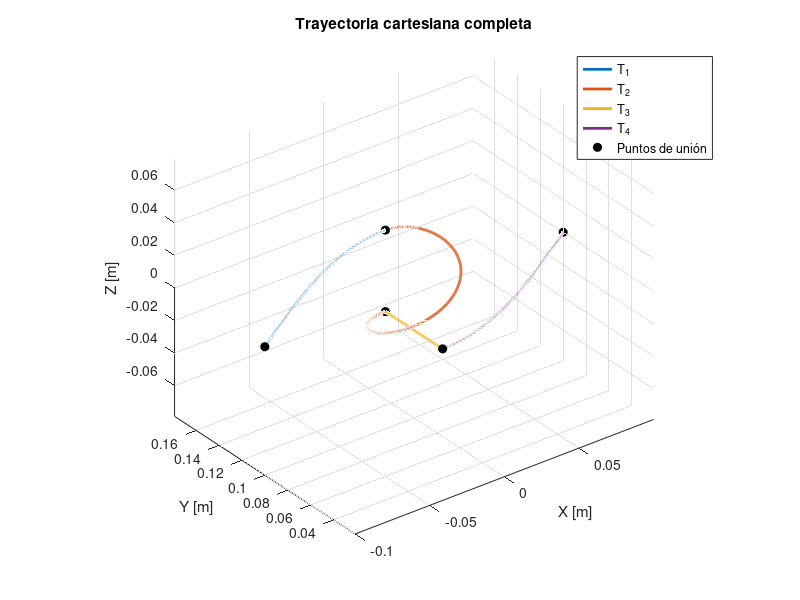
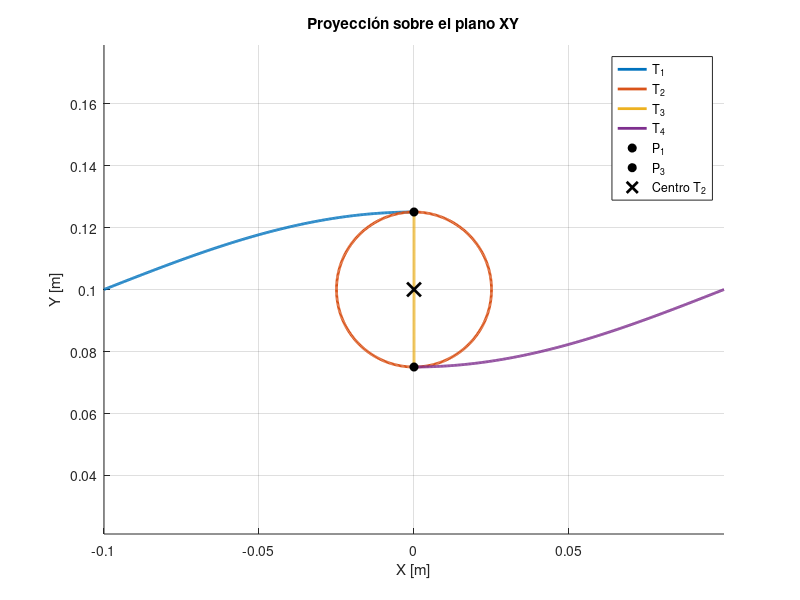
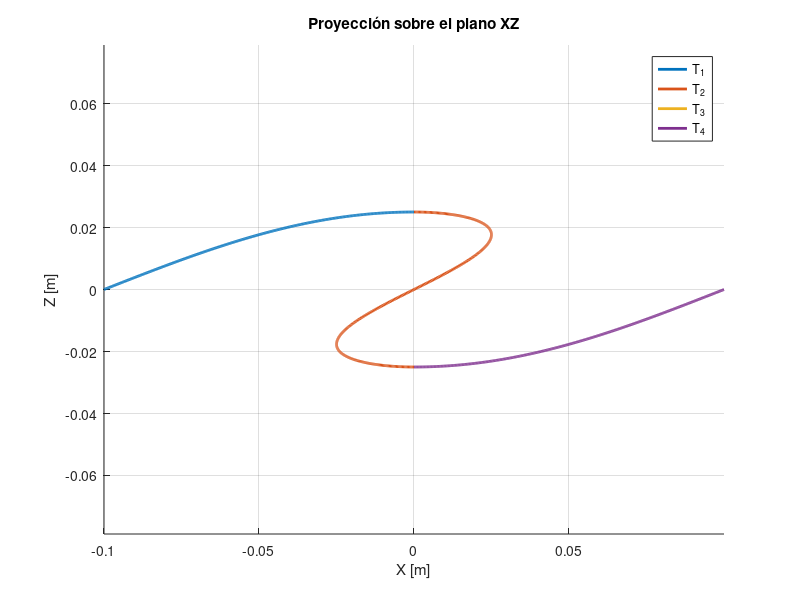
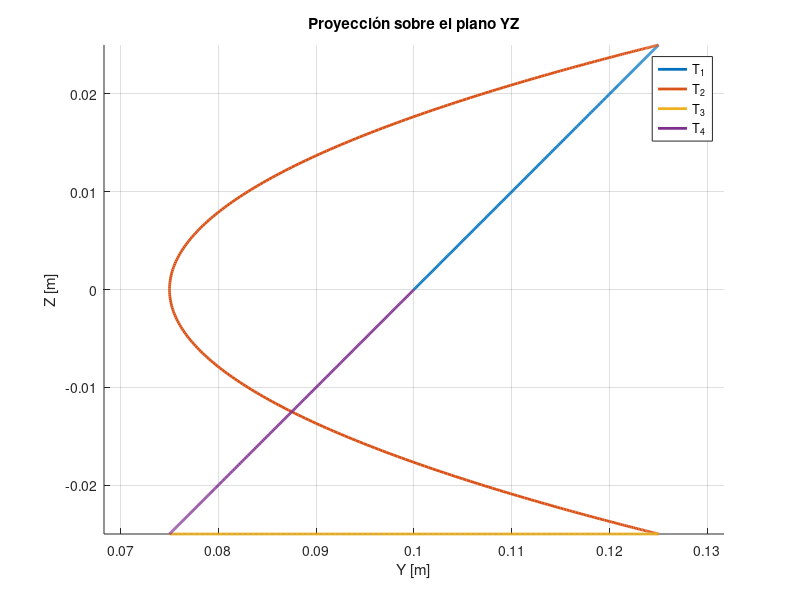

MATLAB code to generate these figures, in order:
function [x, y, z, trayectorias] = TrayectoriaCartesiana(P0, graficar)

%% Trayectoria cartesiana por 4 tramos

%% ============================================================
% PARÁMETROS
% =============================================================

L = 0.10;      % Longitud recorrida por T1 y T4 [m]
R = 0.025;      % Radio / amplitud [m]
H = 2*R;       % Descenso total de T2 [m]

N = 400;       % Cantidad de puntos por tramo

% Punto inicial de toda la trayectoria
if nargin < 1 || isempty(P0)
    P0 = [-L, 4*R, 0];
end

% Control de graficación
if nargin < 2 || isempty(graficar)
    graficar = true;
end


%% ============================================================
% T1
%
% Avance L en X.
% Cuarto de onda sinusoidal en Y y Z.
%
% P0 = [-L, 0, 0]
% P1 = [ 0, R, R]
% =============================================================

theta1 = linspace(0, pi/2, N);

xT1 = P0(1) + (2*L/pi)*theta1;
yT1 = P0(2) + R*sin(theta1);
zT1 = P0(3) + R*sin(theta1);

P1 = [xT1(end), yT1(end), zT1(end)];


%% ============================================================
% T2
%
% Circunferencia completa en XY.
%
% P1 es el punto superior.
% La circunferencia está ubicada "hacia abajo".
%
% Centro XY:
% C2 = [P1_x, P1_y - R]
%
% T2 sale tangente a T1 en dirección +X.
%
% Simultáneamente desciende H en Z.
% =============================================================

theta2 = linspace(0, 2*pi, N);

xT2 = P1(1) + R*sin(theta2);

yT2 = P1(2) ...
    - R ...
    + R*cos(theta2);

zT2 = P1(3) ...
    - (H/2)*(1 - cos(theta2/2));

P2 = [xT2(end), yT2(end), zT2(end)];


%% ============================================================
% T3
%
% Desplazamiento recto de -2R en Y.
%
% Su punto final coincide, proyectado en XY,
% con el punto inferior de la circunferencia T2.
% =============================================================

s3 = linspace(0, 1, N);

xT3 = P2(1)*ones(size(s3));

yT3 = P2(2) ...
    - 2*R*s3;

zT3 = P2(3)*ones(size(s3));

P3 = [xT3(end), yT3(end), zT3(end)];


%% ============================================================
% T4
%
% Avance L en X.
%
% Incremento R en Y y Z con concavidad opuesta a T1.
% =============================================================

theta4 = linspace(0, pi/2, N);

xT4 = P3(1) ...
    + (2*L/pi)*theta4;

yT4 = P3(2) ...
    + R*(1 - cos(theta4));

zT4 = P3(3) ...
    + R*(1 - cos(theta4));

P4 = [xT4(end), yT4(end), zT4(end)];


%% ============================================================
% CONCATENACIÓN
% =============================================================

x = [ ...
    xT1, ...
    xT2(2:end), ...
    xT3(2:end), ...
    xT4(2:end) ...
];

y = [ ...
    yT1, ...
    yT2(2:end), ...
    yT3(2:end), ...
    yT4(2:end) ...
];

z = [ ...
    zT1, ...
    zT2(2:end), ...
    zT3(2:end), ...
    zT4(2:end) ...
];


% Estructura con cada tramo de la trayectoria
trayectorias = struct();
trayectorias.T1 = struct('x', xT1, 'y', yT1, 'z', zT1);
trayectorias.T2 = struct('x', xT2, 'y', yT2, 'z', zT2);
trayectorias.T3 = struct('x', xT3, 'y', yT3, 'z', zT3);
trayectorias.T4 = struct('x', xT4, 'y', yT4, 'z', zT4);

if graficar

%% ============================================================
% GRÁFICO 3D
% =============================================================

figure;
hold on;
grid on;
axis equal;

plot3(xT1, yT1, zT1, 'LineWidth',2);
plot3(xT2, yT2, zT2, 'LineWidth',2);
plot3(xT3, yT3, zT3, 'LineWidth',2);
plot3(xT4, yT4, zT4, 'LineWidth',2);

% Puntos característicos
P = [
    P0;
    P1;
    P2;
    P3;
    P4
];

plot3( ...
    P(:,1), ...
    P(:,2), ...
    P(:,3), ...
    'ko', ...
    'MarkerFaceColor','k', ...
    'MarkerSize',6 ...
);

xlabel('X [m]');
ylabel('Y [m]');
zlabel('Z [m]');

title('Trayectoria cartesiana completa');

legend( ...
    'T_1', ...
    'T_2', ...
    'T_3', ...
    'T_4', ...
    'Puntos de unión', ...
    'Location','best' ...
);

view(3);


%% ============================================================
% PROYECCIÓN XY
% =============================================================

figure;
hold on;
grid on;
axis equal;

plot(xT1, yT1, 'LineWidth',2);
plot(xT2, yT2, 'LineWidth',2);
plot(xT3, yT3, 'LineWidth',2);
plot(xT4, yT4, 'LineWidth',2);

plot(P1(1), P1(2), ...
    'ko', 'MarkerFaceColor','k');

plot(P3(1), P3(2), ...
    'ko', 'MarkerFaceColor','k');

% Centro de la circunferencia
C2 = [
    P1(1), ...
    P1(2) - R
];

plot(C2(1), C2(2), ...
    'kx', ...
    'LineWidth',2, ...
    'MarkerSize',10);

xlabel('X [m]');
ylabel('Y [m]');

title('Proyección sobre el plano XY');

legend( ...
    'T_1', ...
    'T_2', ...
    'T_3', ...
    'T_4', ...
    'P_1', ...
    'P_3', ...
    'Centro T_2', ...
    'Location','best' ...
);


%% ============================================================
% PROYECCIÓN XZ
% =============================================================

figure;
hold on;
grid on;
axis equal;

plot(xT1, zT1, 'LineWidth',2);
plot(xT2, zT2, 'LineWidth',2);
plot(xT3, zT3, 'LineWidth',2);
plot(xT4, zT4, 'LineWidth',2);

xlabel('X [m]');
ylabel('Z [m]');

title('Proyección sobre el plano XZ');

legend('T_1','T_2','T_3','T_4');


%% ============================================================
% PROYECCIÓN YZ
% =============================================================

figure;
hold on;
grid on;
axis equal;

plot(yT1, zT1, 'LineWidth',2);
plot(yT2, zT2, 'LineWidth',2);
plot(yT3, zT3, 'LineWidth',2);
plot(yT4, zT4, 'LineWidth',2);

xlabel('Y [m]');
ylabel('Z [m]');

title('Proyección sobre el plano YZ');

legend('T_1','T_2','T_3','T_4');


%% ============================================================
% INFORMACIÓN GEOMÉTRICA
% =============================================================

fprintf('\n================ PUNTOS ================\n');

fprintf('P0 = [% .3f, % .3f, % .3f]\n', P0);
fprintf('P1 = [% .3f, % .3f, % .3f]\n', P1);
fprintf('P2 = [% .3f, % .3f, % .3f]\n', P2);
fprintf('P3 = [% .3f, % .3f, % .3f]\n', P3);
fprintf('P4 = [% .3f, % .3f, % .3f]\n', P4);


%% ============================================================
% DESPLAZAMIENTO TOTAL
% =============================================================

DeltaP = P4 - P0;

fprintf('\n========== DESPLAZAMIENTO TOTAL ==========\n');

fprintf( ...
    'DeltaP = [% .3f, % .3f, % .3f]\n', ...
    DeltaP ...
);


%% ============================================================
% COMPROBACIÓN DE POSICIÓN FINAL
% =============================================================

Pfinal_deseado = [L, 0, 0];

error_final = P4 - Pfinal_deseado;

fprintf('\n========== POSICIÓN FINAL ==========\n');

fprintf( ...
    'P4 deseado = [% .3f, % .3f, % .3f]\n', ...
    Pfinal_deseado ...
);

fprintf( ...
    'Error final = [% .3e, % .3e, % .3e]\n', ...
    error_final ...
);


%% ============================================================
% COMPROBACIÓN DE TANGENCIA T1 -> T2
% =============================================================

dT1_final = [
    2*L/pi;
    0;
    0
];

dT2_initial = [
    R;
    0;
    0
];

fprintf('\n========== TANGENCIA T1 -> T2 ==========\n');

fprintf('Tangente final de T1:\n');
disp(dT1_final.');

fprintf('Tangente inicial de T2:\n');
disp(dT2_initial.');


%% ============================================================
% PUNTOS ESPECIALES DE LA CIRCUNFERENCIA
% =============================================================

P_sup = [
    xT2(1), ...
    yT2(1)
];

[~, idx_inf] = min(abs(theta2 - pi));

P_inf = [
    xT2(idx_inf), ...
    yT2(idx_inf)
];

fprintf('\n====== CIRCUNFERENCIA T2 EN XY ======\n');

fprintf( ...
    'Centro = [% .3f, % .3f]\n', ...
    C2 ...
);

fprintf( ...
    'Punto superior = [% .3f, % .3f]\n', ...
    P_sup ...
);

fprintf( ...
    'Punto inferior = [% .3f, % .3f]\n', ...
    P_inf ...
);

fprintf( ...
    'P3 proyectado = [% .3f, % .3f]\n', ...
    P3(1), P3(2) ...
);

end

end
